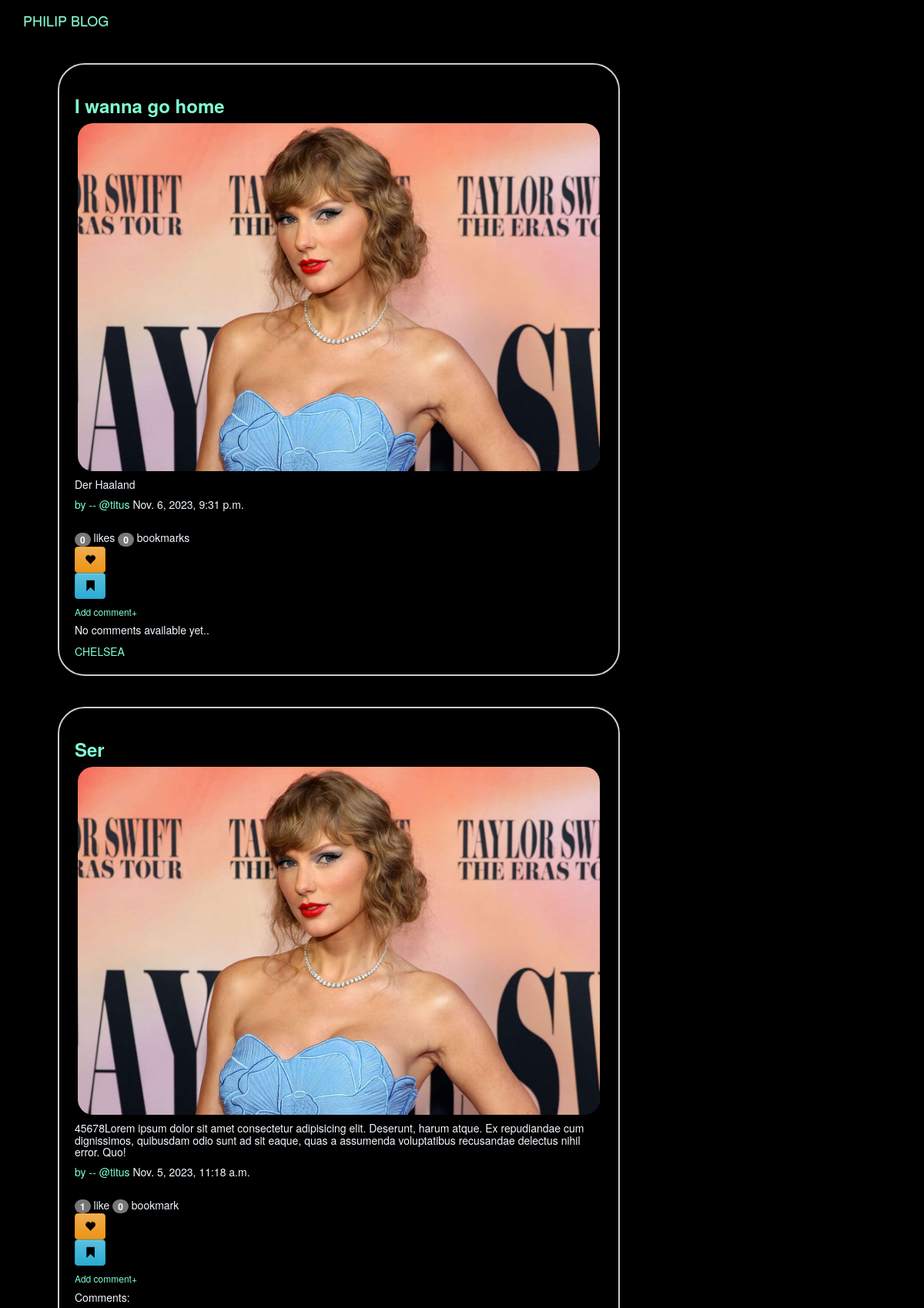
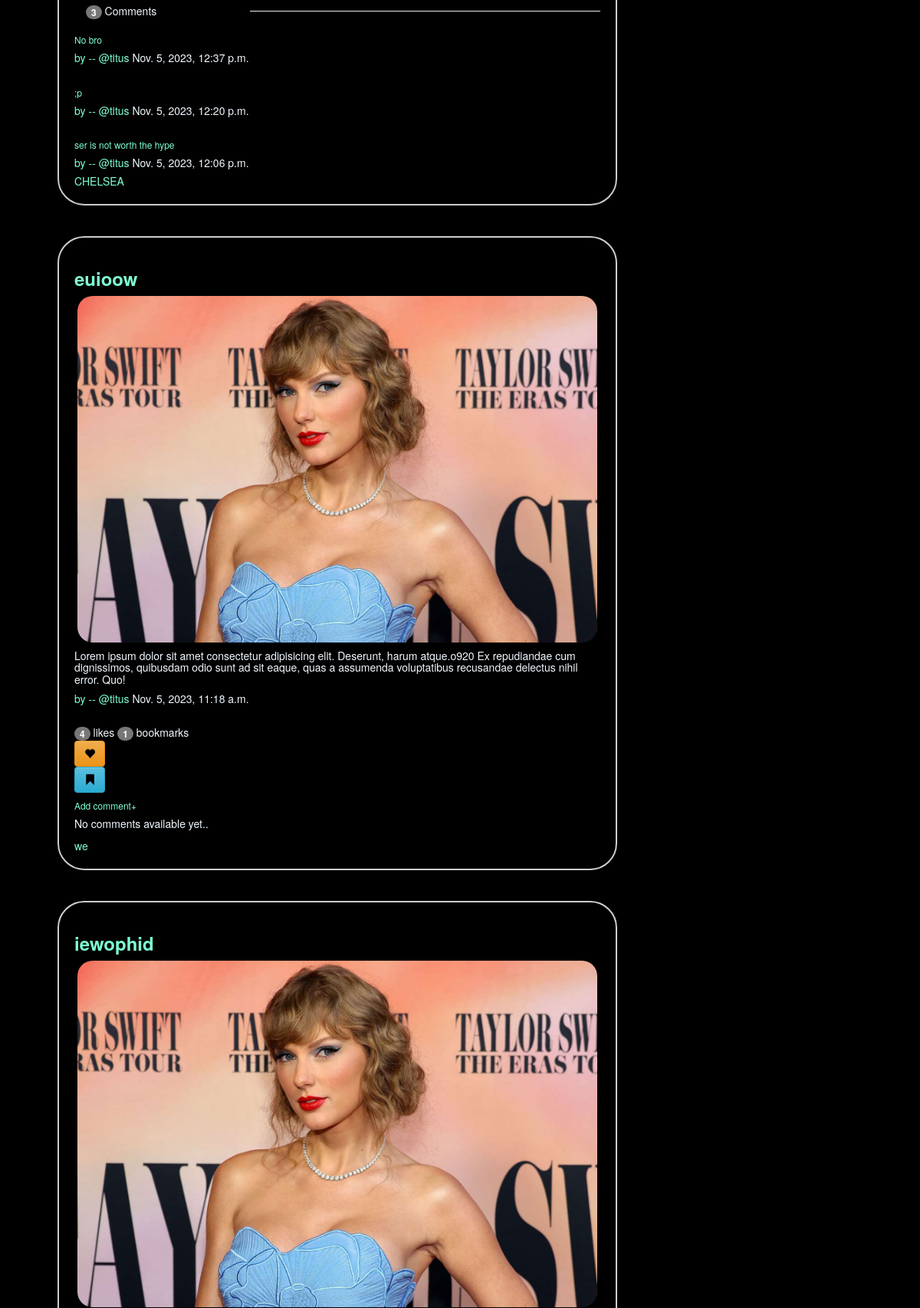
The app's page /articles/ (upper part) with its own data (2 pictures, top to bottom).
### articles/models.py (models this page shows, shortened)
class Article(models.Model):
    title = models.CharField(max_length=265)
    message = models.TextField(max_length=264)
    image = models.ImageField(upload_to='articles/', default='swift.jpg')
    user = models.ForeignKey(User, related_name="articles", on_delete=models.CASCADE)
    created_date = models.DateTimeField(auto_now=True)
    message_html = models.TextField(editable=False)
    group = models.ForeignKey(Group, related_name="articles", on_delete=models.CASCADE)
    @property
    def total_likes(self):
        return Like.objects.filter(article=self).count()
    class Meta:
        ordering = ['-created_date']
        unique_together = ('user', 'message')
    @property
    def total_bookmarks(self):
        return Bookmark.objects.filter(article=self).count()
    class Meta:
        ordering = ['-created_date']
        unique_together = ('user', 'message')

### groups/models.py (models this page shows, shortened)
class Group(models.Model):
    name = models.CharField(max_length=255, unique=True)
    slug = models.SlugField(allow_unicode=True, unique=True)
    description = models.TextField(blank=True, default='')
    description_html = models.TextField(editable=False, default='', blank=True)
    members = models.ManyToManyField(User, through="GroupMember")
    class Meta:
        ordering = ["name"]

### posts/models.py (models this page shows, shortened)
class Post(models.Model):
    user = models.ForeignKey(User, related_name='posts',on_delete=models.CASCADE)
    created_at = models.DateTimeField(auto_now=True)
    message = models.TextField()
    message_html = models.TextField(editable=False)
    article = models.ForeignKey(Article,related_name='posts',on_delete=models.CASCADE,null=True,blank=True)
    class Meta:
        ordering = ['-created_at']
        unique_together = ('user','message')

### articles/views.py (the view)
# urls.py: path('',views.ArticleList.as_view(),name='all'),
class ArticleList(SelectRelatedMixin,generic.ListView):
    model = Article
    select_related = ('user', 'group')

### articles/templates/articles/article_list.html (shortened to what this page needs)
{% extends "articles/article_base.html" %}
{% block prearticle %}
{% if no_articles %}
    <p>Nothing to see here yet</p>
{% else %}
<div class="container">
    {% endif %}
{% endblock %}
{% block article_content %}
{% for article in article_list %}
{% include  "articles/_article.html" %}
{% endfor %}
</div>
{% endblock %}

### articles/templates/articles/_article.html (shortened to what this page needs)
{% block article_content %}
<div class="col-md-8 carder">
<div class="card mb-4 custom-card" style="border: 2px solid #ccc; width: auto; margin: 0 auto;">
    <div class="card-body">
        <h3 class="card-title">
            <strong><a href="{% url 'articles:single' username=article.user.username pk=article.pk %}">{{ article.title|safe }}</a></strong>
        </h3>
        <div class="image-container text-center my-5">
            <img src="{{ article.image.url }}" alt="{{ article.title }}" class="img-fluid image" style="width: 678px"/>
        </div>
        <h5 class="card-text">{{ article.message_html|safe }}</h5>
        <div class="media-body">
            <h5 class="media-heading">
                <span class="username">
                    <a href="{% url 'articles:for_user' username=article.user.username %}">by -- @{{ article.user.username }}</a>
                </span>
                <time class="time">{{ article.created_date }}</time>
            </h5>
            <br>
            <span class="badge">{{ article.total_likes }}</span> like{{ article.total_likes|pluralize }}
            <span class="badge">{{ article.total_bookmarks }}</span> bookmark{{ article.total_likes|pluralize }}
            <br>
        </div>
    </div>
    <form method="post" action="{% url 'articles:like_article' article.pk %}">
        <button type="submit" class="btn btn-warning">
            <span class="glyphicon glyphicon-heart"></span>
        </button>
    </form>
    <form method="post" action="{% url 'articles:bookmark_article' article.pk %}">
        <button type="submit" class="btn btn-info">
            <span class="glyphicon glyphicon-bookmark"></span>
        </button>
    </form>
    <div class="card-footer">
        {% if article.posts.count == 0 %}
<h6><a href="{% url 'posts:specific' article_id=article.pk %}">Add comment+</a></h6>
            <h5>No comments available yet..</h5>
        {% else %}
<h6><a href="{% url 'posts:specific' article_id=article.pk %}">Add comment+</a></h6>
            <h5>Comments:</h5>
            <div class="col-md-4">
                <span class="badge">{{ article.posts.count }}</span> Comment{{ article.posts.count|pluralize }}
            </div>
            <hr>
            {% for post in article.posts.all %}
                {% include "posts/_post.html" %}
            {% endfor %}
        {% endif %}
        {% if article.group %}
            <span class="group-name">
                 <a href="{% url 'groups:single' slug=article.group.slug %}">{{ article.group.name }}</a>
            </span>
    {% endif %}
    </div>
</div>
<br>
<br>
</div>
<br>
<br>
<br>
<br>
<br>
<br>
{% endblock %}

### posts/templates/posts/_post.html (shortened to what this page needs)
<div class="post media">
	<h6><a href="{% url 'posts:single' username=post.user.username pk=post.pk %}">{{ post.message_html|safe }}</a></h6>
	<div class="media-body">
		<h5 class="media-heading">
			<span class="username"><a href="{% url 'posts:for_user' username=post.user.username %}">by -- @{{ post.user.username }}</a></span>
			<time class="time">{{ post.created_at }}</time>
		</h5>
	</div>
</div>

### static/footballnews/css/master.css (style rules this page uses)
body { background-color: black; color: blanchedalmond; }
a { color:aquamarine; }
.btn { background-color: bisque; color: black; }
.custom-card { background-color: #000000; border-radius: 35px; padding: 20px; justify-content: center; box-shadow: 0 4px 8px 0 rgba(0, 0, 0, 0.2); color: aliceblue; word-spacing: normal; height:min-content; }
.image { width:fit-content; border-radius: 20px; }

### records on screen
Article: title "I wanna go home", image (picture), message_html "Der Haaland", user.username "titus", created_date "Nov. 6, 2023, 9:31 p.m.", total_likes "0", total_bookmarks "0", shows "Add comment+", group.name "CHELSEA"
Article: title "Ser", image (picture), message_html "45678Lorem ipsum dolor sit amet consectetur adipisicing elit. Deserunt, harum atque. Ex repudiandae cum dignissimos, quibusdam odio sunt ad sit eaque, quas a assumenda voluptatibus recusandae delectus nihil error. Quo!", user.username "titus", created_date "Nov. 5, 2023, 11:18 a.m.", total_likes "1", total_bookmarks "0", posts.count "3", group.name "CHELSEA"
Post: message_html "No bro", user.username "titus", created_at "Nov. 5, 2023, 12:37 p.m."
Post: message_html ";p", user.username "titus", created_at "Nov. 5, 2023, 12:20 p.m."
Post: message_html "ser is not worth the hype", user.username "titus", created_at "Nov. 5, 2023, 12:06 p.m."
Article: title "euioow", image (picture), message_html "Lorem ipsum dolor sit amet consectetur adipisicing elit. Deserunt, harum atque.o920 Ex repudiandae cum dignissimos, quibusdam odio sunt ad sit eaque, quas a assumenda voluptatibus recusandae delectus nihil error. Quo!", user.username "titus", created_date "Nov. 5, 2023, 11:18 a.m.", total_likes "4", total_bookmarks "1", shows "Add comment+", group.name "we"
Article: title "iewophid", image (picture)
